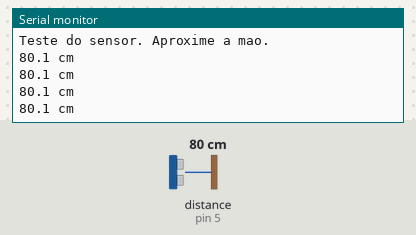
Bench run of a sketch on a simulated Arduino Uno, built with avr-gcc and run on an emulated ATmega328P. On the bench: the last lines printed to the serial monitor. Wiring (inferred from the names in the program): ultrasonic range finder: trigger pin 4; echo pin 5. Inputs (shaded band) come from the test bench; at power-on: distance to the obstacle (sensor on pin 5) 80 cm. The echo pulse lasts 58.3 µs per cm.

Above: at 1.7 s.
1.8 s: distance to the obstacle (sensor on pin 5) set to 2 cm
At 2.23 s:
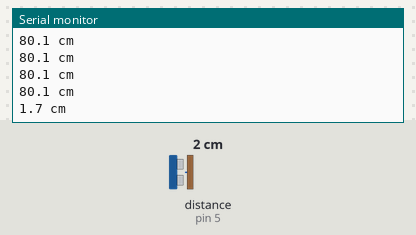
3.3 s: distance to the obstacle (sensor on pin 5) set to 4 cm
At 3.44 s:
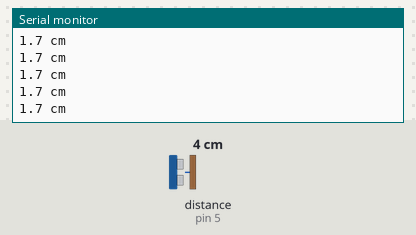
Timing chart, 0 to 6.3 s (numbered marks = the images above; inputs shaded):
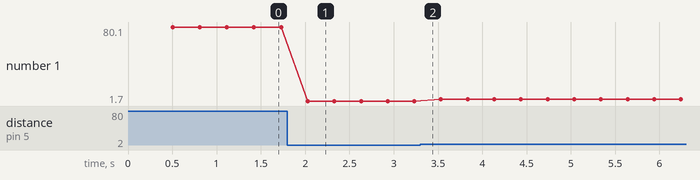

Measured:
- after the input at 1.8 s, the serial monitor: prints a new line after 0.23 s (image 1)
- plotted number 1: 80.1 → 1.7 after the input at 1.8 s, 1.7 → 3.7 after the input at 3.3 s

The sketch:

teste_sensor.ino
```cpp
/* ============================================================
   BitVolts — O meu primeiro robô
   Capítulo 10 · Teste 3 — O sensor de distância

   Ligações: Figura 39 do livro. TRIG ao GPIO 4; ECHO pelo divisor de 3× 1 kΩ (capítulo 6) ao GPIO 5. O sensor precisa dos 5 V da bateria/LM2596.
   Monte com a energia desligada. Confira antes de energizar.
   ============================================================ */

#define PIN_TRIG 4
#define PIN_ECHO 5

void setup() {
  Serial.begin(115200);
  delay(500);
  pinMode(PIN_TRIG, OUTPUT);
  pinMode(PIN_ECHO, INPUT);
  digitalWrite(PIN_TRIG, LOW);
  Serial.println("Teste do sensor. Aproxime a mao.");
}

void loop() {

  digitalWrite(PIN_TRIG, LOW);  delayMicroseconds(2);
  digitalWrite(PIN_TRIG, HIGH); delayMicroseconds(10);
  digitalWrite(PIN_TRIG, LOW);

  unsigned long dur = pulseIn(PIN_ECHO, HIGH, 30000UL);

  if (dur == 0) {
    Serial.println("sem eco");
  } else {

    Serial.print(dur / 58.0, 1);
    Serial.println(" cm");
  }
  delay(300);
}
```
